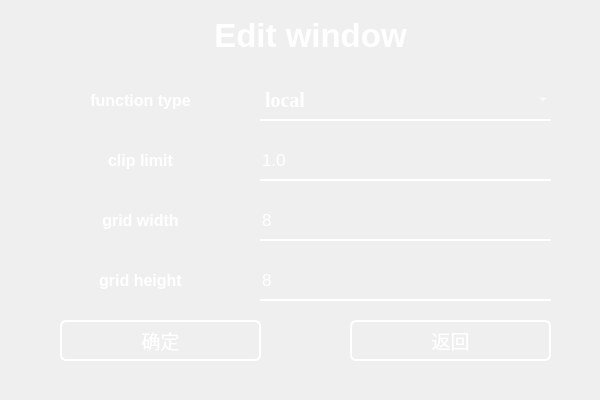
<?xml version="1.0" encoding="UTF-8"?>
<ui version="4.0">
 <author>CaoHaiMing</author>
 <class>modify</class>
 <widget class="QWidget" name="modify">
  <property name="windowModality">
   <enum>Qt::NonModal</enum>
  </property>
  <property name="geometry">
   <rect>
    <x>0</x>
    <y>0</y>
    <width>600</width>
    <height>400</height>
   </rect>
  </property>
  <property name="minimumSize">
   <size>
    <width>600</width>
    <height>400</height>
   </size>
  </property>
  <property name="maximumSize">
   <size>
    <width>600</width>
    <height>400</height>
   </size>
  </property>
  <property name="font">
   <font>
    <pointsize>25</pointsize>
    <weight>50</weight>
    <italic>false</italic>
    <bold>false</bold>
    <kerning>true</kerning>
   </font>
  </property>
  <property name="cursor">
   <cursorShape>ArrowCursor</cursorShape>
  </property>
  <property name="windowTitle">
   <string>作者信息</string>
  </property>
  <property name="windowIcon">
   <iconset>
    <normaloff>system/images/qq.jpeg</normaloff>system/images/qq.jpeg</iconset>
  </property>
  <property name="autoFillBackground">
   <bool>false</bool>
  </property>
  <property name="styleSheet">
   <string notr="true">/* Author : Caohaiming */

#modify{
background-image: url(:/img/system/images/DataSci.png);
}</string>
  </property>
  <widget class="QPushButton" name="returnLogin">
   <property name="geometry">
    <rect>
     <x>350</x>
     <y>320</y>
     <width>201</width>
     <height>41</height>
    </rect>
   </property>
   <property name="styleSheet">
    <string notr="true">QPushButton{
	background: transparent;
    height:30px;
    color: white;
    border: 2px solid #FFFFFF;
    border-radius: 6px;
	font-size : 19px;
}
QPushButton:hover {
    /*background-color: #0000FF;*/
	
    border-radius: 6px;
    color:white;
	font-size : 20px;
}
QPushButton:pressed {
	
    /*左内边距为3像素，让按下时字向右移动3像素*/  
    padding-left:3px;
    /*上内边距为3像素，让按下时字向下移动3像素*/  
    padding-top:3px;
	border: 2px solid rgb(80,80,80);
}</string>
   </property>
   <property name="text">
    <string>返回</string>
   </property>
  </widget>
  <widget class="QPushButton" name="setButton">
   <property name="geometry">
    <rect>
     <x>60</x>
     <y>320</y>
     <width>201</width>
     <height>41</height>
    </rect>
   </property>
   <property name="styleSheet">
    <string notr="true">QPushButton{
	background: transparent;
    height:30px;
    color: white;
    border: 2px solid #FFFFFF;
    border-radius: 6px;
	font-size : 19px;
}
QPushButton:hover {
    /*background-color: #0000FF;*/
	
    border-radius: 6px;
    color:white;
	font-size : 20px;
}
QPushButton:pressed {
	
    /*左内边距为3像素，让按下时字向右移动3像素*/  
    padding-left:3px;
    /*上内边距为3像素，让按下时字向下移动3像素*/  
    padding-top:3px;
	border: 2px solid rgb(80,80,80);
}</string>
   </property>
   <property name="text">
    <string>确定</string>
   </property>
  </widget>
  <widget class="QLabel" name="FTypeLabel">
   <property name="geometry">
    <rect>
     <x>60</x>
     <y>80</y>
     <width>161</width>
     <height>41</height>
    </rect>
   </property>
   <property name="font">
    <font>
     <pointsize>12</pointsize>
     <weight>75</weight>
     <italic>false</italic>
     <bold>true</bold>
     <kerning>true</kerning>
    </font>
   </property>
   <property name="styleSheet">
    <string notr="true">color: rgb(255, 255, 255);</string>
   </property>
   <property name="text">
    <string>function type</string>
   </property>
   <property name="alignment">
    <set>Qt::AlignCenter</set>
   </property>
  </widget>
  <widget class="QComboBox" name="FtypeBox">
   <property name="geometry">
    <rect>
     <x>260</x>
     <y>80</y>
     <width>291</width>
     <height>41</height>
    </rect>
   </property>
   <property name="font">
    <font>
     <family>Times New Roman</family>
     <pointsize>-1</pointsize>
     <weight>75</weight>
     <bold>true</bold>
     <underline>false</underline>
     <kerning>true</kerning>
    </font>
   </property>
   <property name="styleSheet">
    <string notr="true">QComboBox{
        height: 30px;
		font-size : 30px;
       /* border-radius: 4px;*/
        background: transparent;
		border-color:#FFFFFF;
		border-style:solid;
		border-top-width:0px;
		border-right-width:0px;
		border-bottom-width:2px;
		border-left-width:0px;
}
QComboBox:enabled{
        color: white;
		font-size : 20px;
}
QComboBox:!enabled {
        color: rgb(80, 80, 80);
		font-size : 20px;
}

QComboBox QAbstractItemView {
        border: 1px solid rgb(111, 156, 207);
        outline: none;
}</string>
   </property>
   <property name="editable">
    <bool>false</bool>
   </property>
   <item>
    <property name="text">
     <string>local</string>
    </property>
   </item>
   <item>
    <property name="text">
     <string>global</string>
    </property>
   </item>
  </widget>
  <widget class="QLabel" name="ClipLimitLabel">
   <property name="geometry">
    <rect>
     <x>60</x>
     <y>140</y>
     <width>161</width>
     <height>41</height>
    </rect>
   </property>
   <property name="font">
    <font>
     <pointsize>12</pointsize>
     <weight>75</weight>
     <italic>false</italic>
     <bold>true</bold>
     <kerning>true</kerning>
    </font>
   </property>
   <property name="styleSheet">
    <string notr="true">color: rgb(255, 255, 255);</string>
   </property>
   <property name="text">
    <string>clip limit</string>
   </property>
   <property name="alignment">
    <set>Qt::AlignCenter</set>
   </property>
  </widget>
  <widget class="QLineEdit" name="ClipLimitEdit">
   <property name="geometry">
    <rect>
     <x>260</x>
     <y>140</y>
     <width>291</width>
     <height>41</height>
    </rect>
   </property>
   <property name="font">
    <font>
     <pointsize>13</pointsize>
     <weight>50</weight>
     <italic>false</italic>
     <bold>false</bold>
     <kerning>true</kerning>
    </font>
   </property>
   <property name="cursor">
    <cursorShape>ArrowCursor</cursorShape>
   </property>
   <property name="autoFillBackground">
    <bool>false</bool>
   </property>
   <property name="styleSheet">
    <string notr="true">QLineEdit{
        height: 30px;
        background: transparent;
}
QLineEdit:enabled {
		color:#FFFFFF;
		border-color:#FFFFFF;
		border-style:solid;
		border-top-width:0px;
		border-right-width:0px;
		border-bottom-width:2px;
		border-left-width:0px;
        color: white;
}
</string>
   </property>
   <property name="inputMethodHints">
    <set>Qt::ImhDigitsOnly</set>
   </property>
   <property name="text">
    <string>1.0</string>
   </property>
   <property name="echoMode">
    <enum>QLineEdit::Normal</enum>
   </property>
   <property name="placeholderText">
    <string>input a float number</string>
   </property>
  </widget>
  <widget class="QLabel" name="GridWidthLabel">
   <property name="geometry">
    <rect>
     <x>60</x>
     <y>200</y>
     <width>161</width>
     <height>41</height>
    </rect>
   </property>
   <property name="font">
    <font>
     <pointsize>12</pointsize>
     <weight>75</weight>
     <italic>false</italic>
     <bold>true</bold>
     <kerning>true</kerning>
    </font>
   </property>
   <property name="styleSheet">
    <string notr="true">color: rgb(255, 255, 255);</string>
   </property>
   <property name="text">
    <string>grid width</string>
   </property>
   <property name="alignment">
    <set>Qt::AlignCenter</set>
   </property>
  </widget>
  <widget class="QLineEdit" name="GridWidthEdit">
   <property name="geometry">
    <rect>
     <x>260</x>
     <y>200</y>
     <width>291</width>
     <height>41</height>
    </rect>
   </property>
   <property name="font">
    <font>
     <pointsize>13</pointsize>
     <weight>50</weight>
     <italic>false</italic>
     <bold>false</bold>
     <kerning>true</kerning>
    </font>
   </property>
   <property name="cursor">
    <cursorShape>ArrowCursor</cursorShape>
   </property>
   <property name="autoFillBackground">
    <bool>false</bool>
   </property>
   <property name="styleSheet">
    <string notr="true">QLineEdit{
        height: 30px;
        background: transparent;
}
QLineEdit:enabled {
		color:#FFFFFF;
		border-color:#FFFFFF;
		border-style:solid;
		border-top-width:0px;
		border-right-width:0px;
		border-bottom-width:2px;
		border-left-width:0px;
        color: white;
}

QLineEdit:!enabled {
        color: rgb(80, 80, 80);
}</string>
   </property>
   <property name="inputMethodHints">
    <set>Qt::ImhDigitsOnly</set>
   </property>
   <property name="text">
    <string>8</string>
   </property>
   <property name="echoMode">
    <enum>QLineEdit::Normal</enum>
   </property>
   <property name="placeholderText">
    <string>input a int number</string>
   </property>
  </widget>
  <widget class="QLabel" name="GridHeightLabel">
   <property name="geometry">
    <rect>
     <x>60</x>
     <y>260</y>
     <width>161</width>
     <height>41</height>
    </rect>
   </property>
   <property name="font">
    <font>
     <pointsize>12</pointsize>
     <weight>75</weight>
     <italic>false</italic>
     <bold>true</bold>
     <kerning>true</kerning>
    </font>
   </property>
   <property name="styleSheet">
    <string notr="true">color: rgb(255, 255, 255);</string>
   </property>
   <property name="text">
    <string>grid height</string>
   </property>
   <property name="alignment">
    <set>Qt::AlignCenter</set>
   </property>
  </widget>
  <widget class="QLineEdit" name="GridHeightEdit">
   <property name="geometry">
    <rect>
     <x>260</x>
     <y>260</y>
     <width>291</width>
     <height>41</height>
    </rect>
   </property>
   <property name="font">
    <font>
     <pointsize>13</pointsize>
     <weight>50</weight>
     <italic>false</italic>
     <bold>false</bold>
     <kerning>true</kerning>
    </font>
   </property>
   <property name="cursor">
    <cursorShape>ArrowCursor</cursorShape>
   </property>
   <property name="autoFillBackground">
    <bool>false</bool>
   </property>
   <property name="styleSheet">
    <string notr="true">QLineEdit{
        height: 30px;
        background: transparent;
}
QLineEdit:enabled {
		color:#FFFFFF;
		border-color:#FFFFFF;
		border-style:solid;
		border-top-width:0px;
		border-right-width:0px;
		border-bottom-width:2px;
		border-left-width:0px;
        color: white;
}

QLineEdit:!enabled {
        color: rgb(80, 80, 80);
}</string>
   </property>
   <property name="inputMethodHints">
    <set>Qt::ImhDigitsOnly</set>
   </property>
   <property name="text">
    <string>8</string>
   </property>
   <property name="echoMode">
    <enum>QLineEdit::Normal</enum>
   </property>
   <property name="placeholderText">
    <string>input a int number</string>
   </property>
  </widget>
  <widget class="QLabel" name="TitleLabel">
   <property name="geometry">
    <rect>
     <x>70</x>
     <y>10</y>
     <width>481</width>
     <height>51</height>
    </rect>
   </property>
   <property name="font">
    <font>
     <pointsize>25</pointsize>
     <weight>75</weight>
     <italic>false</italic>
     <bold>true</bold>
     <kerning>true</kerning>
    </font>
   </property>
   <property name="styleSheet">
    <string notr="true">color: rgb(255, 255, 255);</string>
   </property>
   <property name="text">
    <string>Edit window</string>
   </property>
   <property name="alignment">
    <set>Qt::AlignCenter</set>
   </property>
  </widget>
 </widget>
 <resources>
  <include location="icon.qrc"/>
  <include location="signup.qrc"/>
 </resources>
 <connections>
  <connection>
   <sender>returnLogin</sender>
   <signal>clicked()</signal>
   <receiver>modify</receiver>
   <slot>close()</slot>
   <hints>
    <hint type="sourcelabel">
     <x>295</x>
     <y>330</y>
    </hint>
    <hint type="destinationlabel">
     <x>299</x>
     <y>199</y>
    </hint>
   </hints>
  </connection>
 </connections>
</ui>
